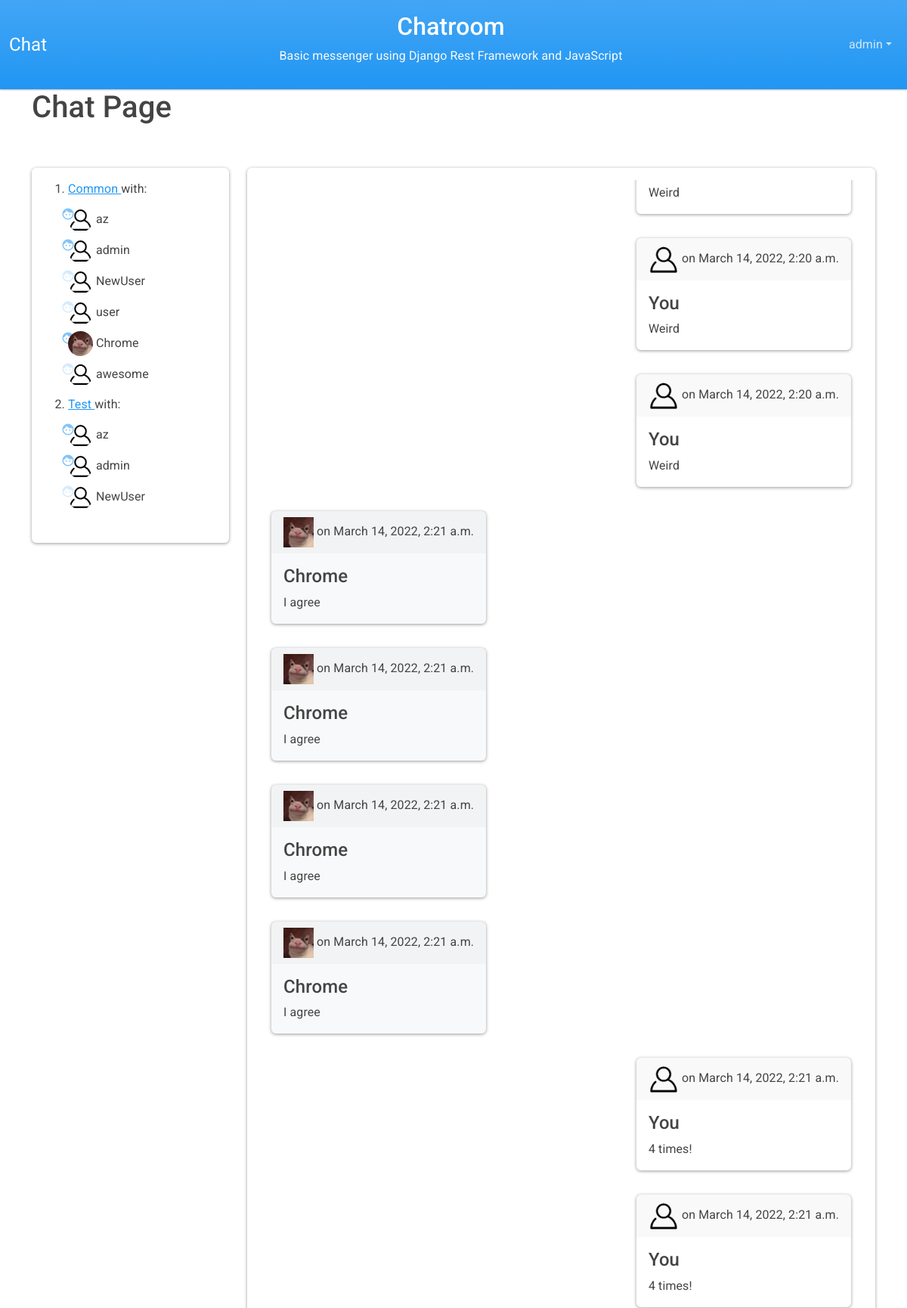
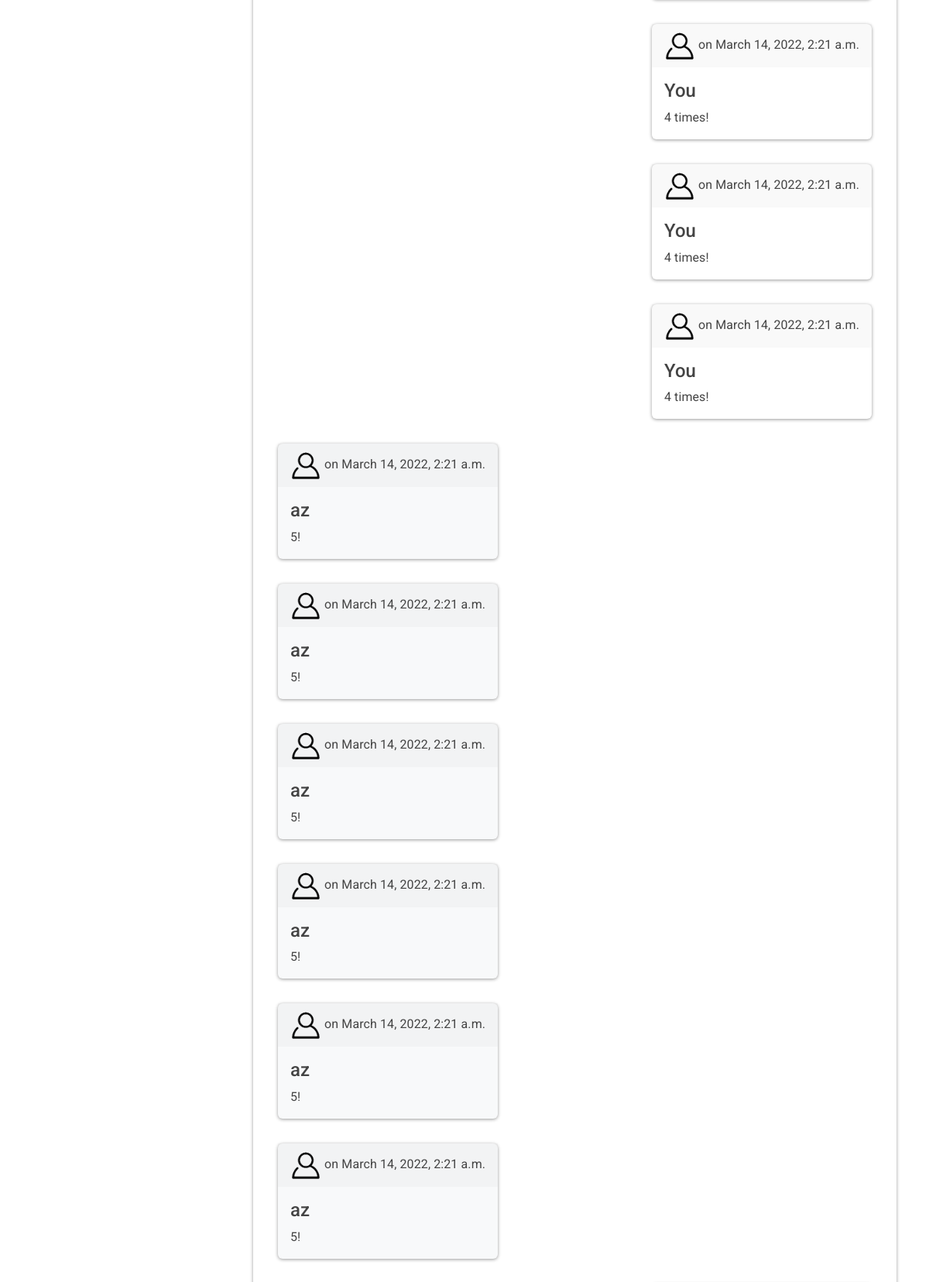
The page /chat/common/ (signed in, upper part) on the database its author committed (2 pictures, top to bottom).
### api/models.py (models this page shows, shortened)
class Room(models.Model):
    owner = models.ForeignKey(
        User, related_name='owner', on_delete=models.CASCADE, default=User)
    room_name = models.CharField(
        max_length=32, default='common')
    members = models.ManyToManyField(
        User, related_name='members', blank=False, default=owner)
    class Meta:
        ordering = ('pk', 'owner',)

class Message(models.Model):
    sender = models.ForeignKey(
        User, on_delete=models.CASCADE, related_name='sender')
    message = models.CharField(max_length=1200)
    timestamp = models.DateTimeField(auto_now_add=True)
    is_read = models.BooleanField(default=False)
    room = models.ForeignKey(Room, on_delete=models.CASCADE,
                             related_name='room'
                             )
    def __str__(self):
        return self.message
    class Meta:
        ordering = ('timestamp',)

### user/models.py (models this page shows, shortened)
class Profile(models.Model):
    user = models.OneToOneField(
        User, related_name='profile', on_delete=models.CASCADE)
    avatar = models.ImageField(
        default='img/profile/default.png', upload_to='img/profile')
    bio = models.TextField()
    is_online = models.BooleanField(default=False)

### chat/views.py (the view)
# urls.py: path('chat/<str:room_name>/', views.chat_view, name='chat'),
@csrf_exempt
def chat_view(request, room_name):
    print()
    print('chat_view')
    print()
    if not request.user.is_authenticated:
        return redirect('index')
    print(f'room_name: {room_name}')
    rooms = Room.objects.all()
    room = get_room(request, room_name)
    messages = Message.objects.filter(room__room_name=room_name)
    if(room_name == 'common'):
        users = User.objects.all()
    else:
        users = Room.objects.get(room_name=room_name).members.all()
    return render(request, "chat/chat.html",
                  {
                      'users': users,
                      'rooms': rooms,
                      'room': room,
                      'messages': messages,
                      'room_name': room_name,
                  })

### chat/views.py (called while the page is built)
def get_room(request, room_name):
    if not Room.objects.filter(room_name=room_name).exists():
        room = Room.objects.create(room_name=room_name, owner=request.user)
    else:
        room = Room.objects.get(room_name=room_name)
    return room

### templates/chat/chat.html (shortened to what this page needs)
{% extends 'chat/index.html' %}
{% load static %}
{% block content %}
<h1>
  Chat Page
</h1>
<div class="section py-5">
  <div class="row">
    <div class="col-3">
      <div class="card p-3 ">
        <ol>
          {% for room in rooms %}
          {% if request.user in room.members.all %}
          <li>
            <a href="{%url 'chat' room.room_name  %}">
              {{room.room_name | capfirst}}
            </a> with:
            <div class="chats py-2">
              {% for user in room.members.all %}
              <div class="chat-members py-1">
                <div class="avatar">
                  <div class="status">
                    {% if user.profile.is_online %}
                    <i title="{{user}} is online" class="material-icons md-dark md-18 tooltip">face</i>
                    {% else %}
                    <i title="{{user}} is offline"
                      class="material-icons md-dark md-18   md-inactive circle tooltip">face</i>
                    {% endif %}
                  </div>
                </div>
                <img id="{{user.id}}" src="{% static  user.profile.avatar.url %}" class="rounded-circle avatar col-2">
                <span class="chat-member col-6">
                  {{user}}
                </span>
              </div>
              {% endfor %}
            </div>
          </li>
          {% endif %}
          {% endfor %}
        </ol>
      </div>
    </div>
    <div class="col-9">
      <div class="card p-3 ">
        <div class="" style="height: 75vh;">
          {% block messages %}
          {% include 'chat/messages.html'%}
          {% endblock %}
        </div>
      </div>
    </div>
  </div>
</div>
{% endblock %}

### templates/chat/navbar.html (shortened to what this page needs)
<nav class="navbar navbar-expand-lg navbar-dark bg-primary">
  <div class="container-fluid  justify-content-between">
    <div class="collapse navbar-collapse flex-grow-0" id="navbarColor01">
      <a href="{% url 'main' %}" class="navbar-brand">Chat</a>
    </div>
    <div class="text-center text-light ">
      <a href="{% url 'main' %}" class="text-white text-decoration-none ">
        <h2 class="mx-auto">Chatroom</h2>
      </a>
      <p class="mx-auto">Basic messenger using Django Rest Framework and JavaScript</p>
    </div>
    <div class="d-flex">
      {% if request.user.is_authenticated %}
      <ul class="navbar-nav me-auto">
        <li class="nav-item dropdown">
          <a class="nav-link dropdown-toggle" data-bs-toggle="dropdown" href="#" role="button" aria-haspopup="true"
            aria-expanded="false">{{ request.user.username }}</a>
        </li>
      </ul>
      {% endif %}
    </div>
  </div>
</nav>

### templates/chat/messages.html (shortened to what this page needs)
{% load static %}
{% block messages %}
<div id="board" class="d-flex flex-column h-100 overflow-auto">
  {% for message in messages %}
  {% if message.sender == request.user %}
  <div class="card bg-secondary m-3  align-self-end">
    <div class="card-header">
      <img class="avatar" src="{% static message.sender.profile.avatar.url %}" alt="{{message.sender}}">
      <span class="timestamp">on {{ message.timestamp }}</span>
    </div>
    <div class="card-body">
      <h4 class="card-title">You</h4>
      <p class="card-text">{{ message }}
      </p>
    </div>
  </div>
  {% else %}
  <div class="card bg-light m-3  align-self-start">
    <div class="card-header">
      <img class="avatar" src="{% static message.sender.profile.avatar.url %}" alt="{{message.sender}}">
      <span class="timestamp">on {{ message.timestamp }}</span>
    </div>
    <div class="card-body">
      <h4 class="card-title">{{message.sender}}</h4>
      <p class="card-text">{{ message }}
      </p>
    </div>
  </div>
  {% endif %}
  {% endfor %}
</div>
{% endblock %}

### static/css/style.css (style rules this page uses)
.material-icons.md-18 { font-size: 18px; }
.material-icons.md-dark { color: #2e9cf399; }
.material-icons.md-dark.md-inactive { color: #2e9cf333; }
.avatar { position: relative; }
.status { position: absolute; left: -1ch; top: 0; }
.avatar { max-width: 2.5em; }
.tooltip { opacity: 1 !important; }

### rows shown on the page
Room: room_name "Common"
Room: room_name "Test"
Message: message "Weird"
Message: sender.avatar (placeholder picture), timestamp "March 14, 2022, 2:20 a.m.", message "Weird"
Message: sender.avatar (placeholder picture), timestamp "March 14, 2022, 2:20 a.m.", message "Weird"
Message: sender.avatar (picture), timestamp "March 14, 2022, 2:21 a.m.", sender "Chrome", message "I agree"
Message: sender.avatar (picture), timestamp "March 14, 2022, 2:21 a.m.", sender "Chrome", message "I agree"
Message: sender.avatar (picture), timestamp "March 14, 2022, 2:21 a.m.", sender "Chrome", message "I agree"
Message: sender.avatar (picture), timestamp "March 14, 2022, 2:21 a.m.", sender "Chrome", message "I agree"
Message: sender.avatar (placeholder picture), timestamp "March 14, 2022, 2:21 a.m.", message "4 times!"
Message: sender.avatar (placeholder picture), timestamp "March 14, 2022, 2:21 a.m.", message "4 times!"
Message: sender.avatar (placeholder picture), timestamp "March 14, 2022, 2:21 a.m.", message "4 times!"
Message: sender.avatar (placeholder picture), timestamp "March 14, 2022, 2:21 a.m.", message "4 times!"
Message: sender.avatar (placeholder picture), timestamp "March 14, 2022, 2:21 a.m.", message "4 times!"
Message: sender.avatar (placeholder picture), timestamp "March 14, 2022, 2:21 a.m.", sender "az", message "5!"
Message: sender.avatar (placeholder picture), timestamp "March 14, 2022, 2:21 a.m.", sender "az", message "5!"
Message: sender.avatar (placeholder picture), timestamp "March 14, 2022, 2:21 a.m.", sender "az", message "5!"
Message: sender.avatar (placeholder picture), timestamp "March 14, 2022, 2:21 a.m.", sender "az", message "5!"
Message: sender.avatar (placeholder picture), timestamp "March 14, 2022, 2:21 a.m.", sender "az", message "5!"
Message: sender.avatar (placeholder picture), timestamp "March 14, 2022, 2:21 a.m.", sender "az", message "5!"

### other values the page prints
{{ request.user.username }} "admin"
{{ user }} "az"
{{ user }} "admin"
{{ user }} "NewUser"
{{ user }} "user"
{{ user }} "Chrome"
{{ user }} "awesome"
